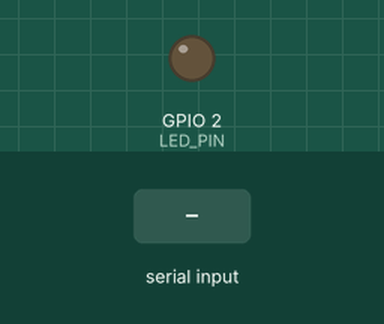
Bench run of a sketch on a simulated ESP32. On the bench: output pins drawn as LEDs (lit = HIGH). The test bench sets the inputs (shaded band).

Above: at 1.2 s.
1.3 s: "1" received over Serial
At 1.8 s:
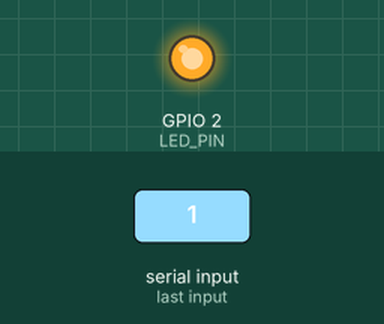
2.8 s: "0" received over Serial
At 4.1 s:
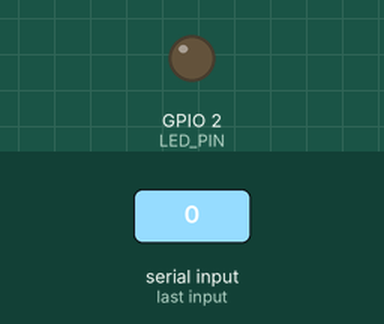
Timing chart, 0 to 5.8 s (numbered marks = the images above; inputs shaded):
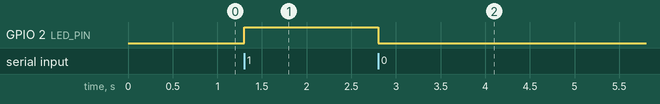

The sketch:

detector_olhos_esp32.ino
```cpp
#include <Arduino.h>  // Biblioteca principal do Arduino

#define LED_PIN 2  // GPIO2 é um pino comum para LED no ESP32 (LED azul embutido)
// Se estiver usando outro pino na protoboard, mude o número aqui

void setup() {
  Serial.begin(9600);  // Inicia comunicação serial
  pinMode(LED_PIN, OUTPUT);
  digitalWrite(LED_PIN, LOW);
}

void loop() {
  if (Serial.available() > 0) {
    char estado = Serial.read();
    if (estado == '1') {  // Olhos fechados
      digitalWrite(LED_PIN, HIGH);
    } else if (estado == '0') {  // Olhos abertos
      digitalWrite(LED_PIN, LOW);
    }
  }
} 
```

Measured:
- after the input at 1.3 s, GPIO 2 (LED_PIN): LOW → HIGH at once
- after the input at 2.8 s, GPIO 2 (LED_PIN): HIGH → LOW at once
